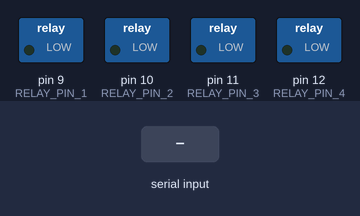
Bench run of a sketch on a simulated Arduino Uno, built with avr-gcc and run on an emulated ATmega328P. Shown: switched loads named in the sketch (green lamp = pin HIGH). The test bench sets the inputs (shaded band). What the sketch prints to the serial monitor is not drawn.

Above: at 1.2 s.
1.3 s: "1" received over Serial
At 2.2 s:
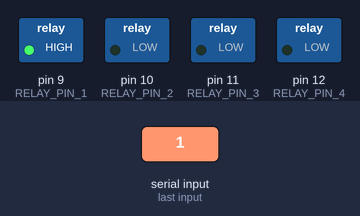
2.8 s: "2" received over Serial
At 3.4 s:
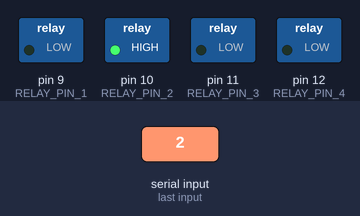
4.3 s: "4" received over Serial
At 5.5 s:
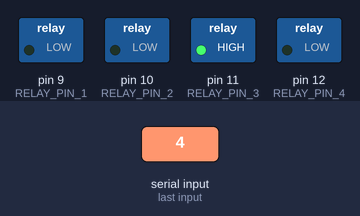
5.8 s: "8" received over Serial
At 6.9 s:
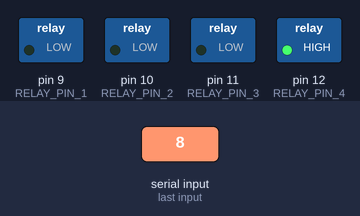
Timing chart, 0 to 8.3 s (numbered marks = the images above; inputs shaded):
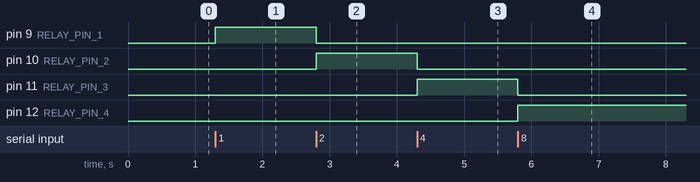

The sketch:

Led_Test2.ino
```cpp
// 控制站
const int RELAY_PIN_1 = 9;
const int RELAY_PIN_2 = 10;
const int RELAY_PIN_3 = 11;
const int RELAY_PIN_4 = 12;
const int SLEEP = 500;

void setup() {
  Serial.begin(115200);
  pinMode(RELAY_PIN_1, OUTPUT);
  pinMode(RELAY_PIN_2, OUTPUT);
  pinMode(RELAY_PIN_3, OUTPUT);
  pinMode(RELAY_PIN_4, OUTPUT);
}

void loop() {
  if(Serial.available() > 0) {
    char c = Serial.read();
    Serial.print(c);  // 電腦顯示
    switch(c){
      case '1':
        digitalWrite(RELAY_PIN_1, HIGH);
        digitalWrite(RELAY_PIN_2, LOW);
        digitalWrite(RELAY_PIN_3, LOW);
        digitalWrite(RELAY_PIN_4, LOW);
        break;
      case '2':
        digitalWrite(RELAY_PIN_1, LOW);
        digitalWrite(RELAY_PIN_2, HIGH);
        digitalWrite(RELAY_PIN_3, LOW);
        digitalWrite(RELAY_PIN_4, LOW);
        break;
      case '4':
        digitalWrite(RELAY_PIN_1, LOW);
        digitalWrite(RELAY_PIN_2, LOW);
        digitalWrite(RELAY_PIN_3, HIGH);
        digitalWrite(RELAY_PIN_4, LOW);
        break;
      case '8':
        digitalWrite(RELAY_PIN_1, LOW);
        digitalWrite(RELAY_PIN_2, LOW);
        digitalWrite(RELAY_PIN_3, LOW);
        digitalWrite(RELAY_PIN_4, HIGH);
        break;
    }
  }

}
```

Measured:
- after the input at 1.3 s, pin 9 (RELAY_PIN_1): LOW → HIGH at once
- after the input at 2.8 s, pin 9 (RELAY_PIN_1): HIGH → LOW at once; pin 10 (RELAY_PIN_2): LOW → HIGH at once
- after the input at 4.3 s, pin 10 (RELAY_PIN_2): HIGH → LOW at once; pin 11 (RELAY_PIN_3): LOW → HIGH at once
- after the input at 5.8 s, pin 11 (RELAY_PIN_3): HIGH → LOW at once; pin 12 (RELAY_PIN_4): LOW → HIGH at once
